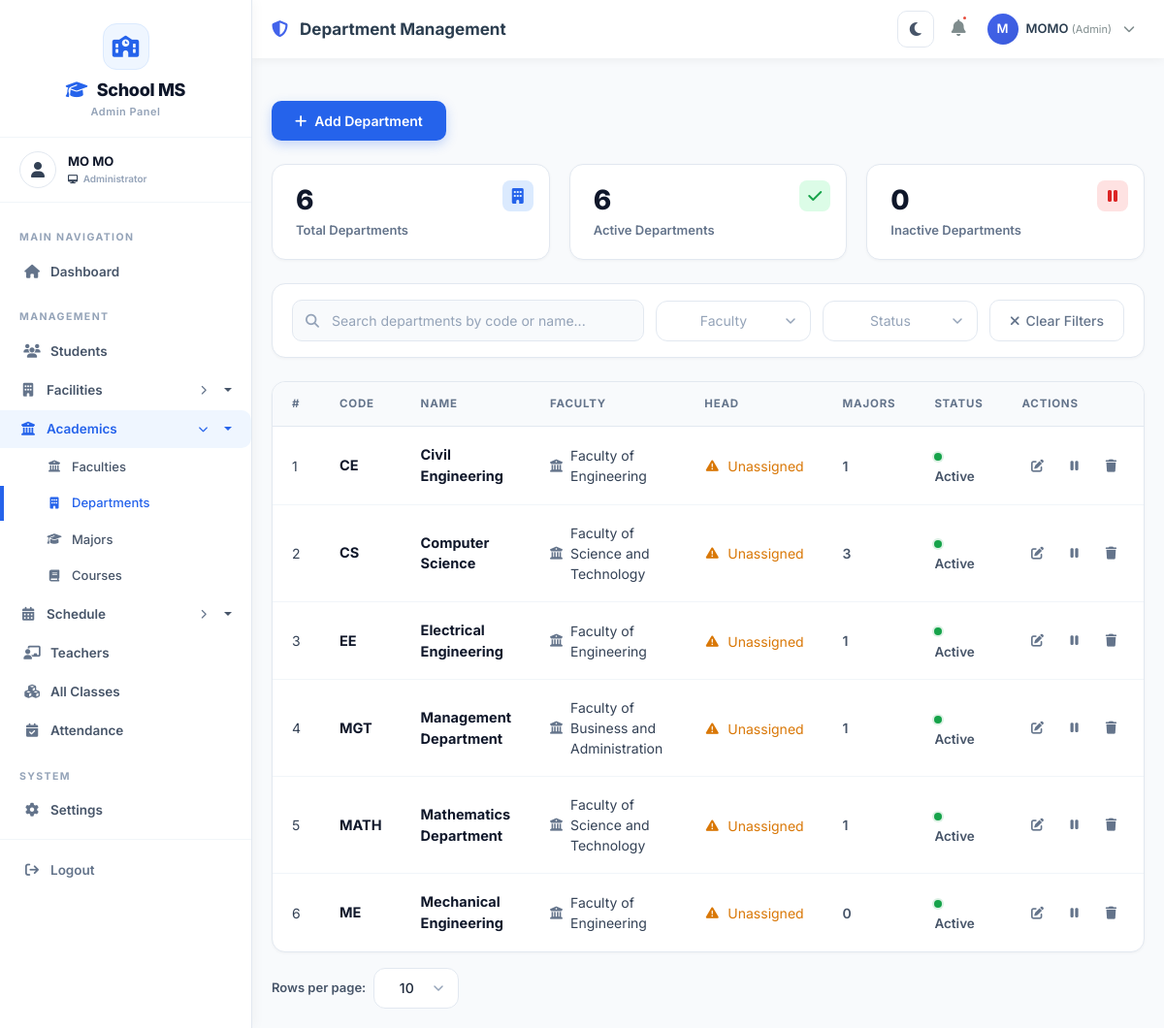
Before: /courses/departments/ (signed in) with the older database file.
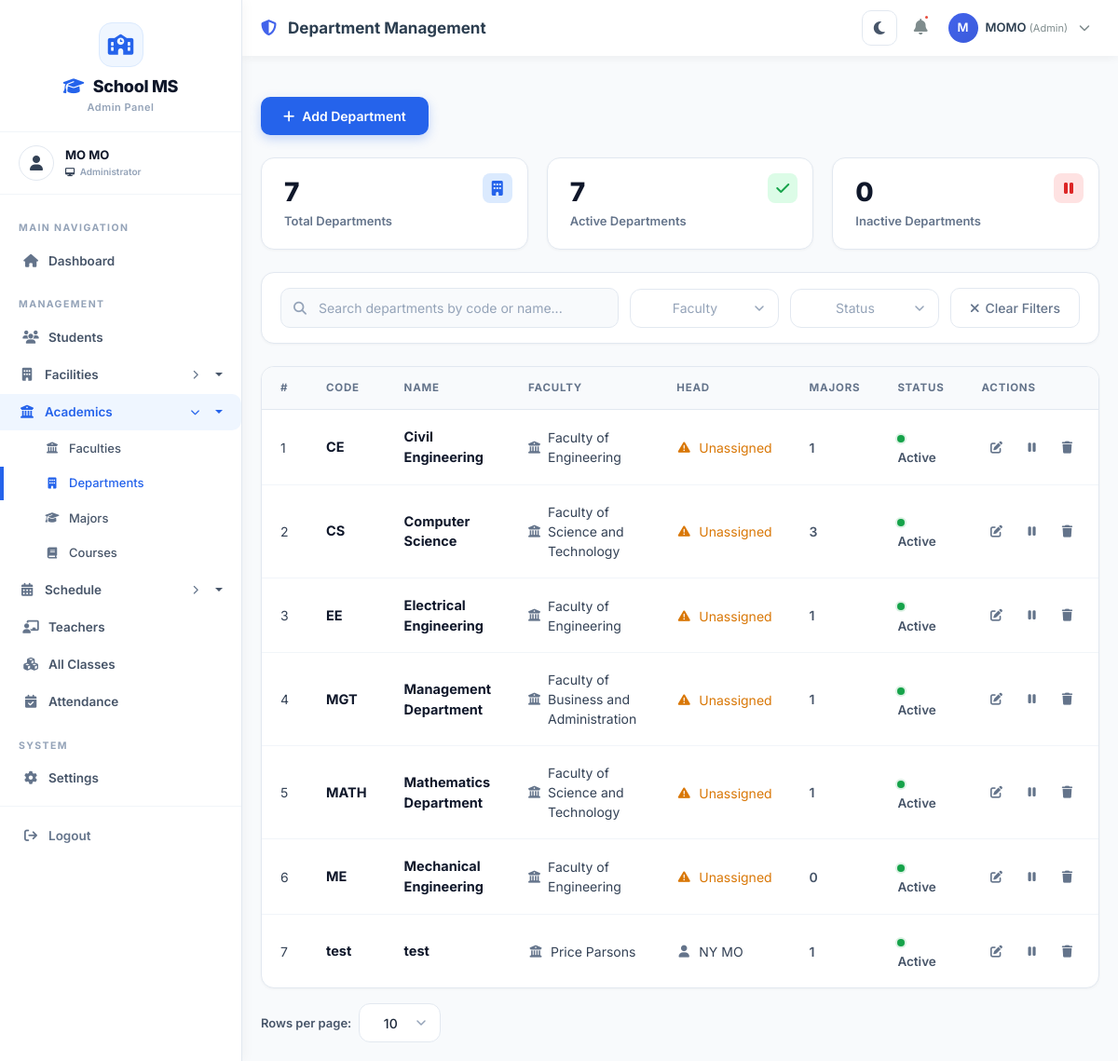
After: the same page with the newer database file.
### courses/models.py (models this page shows, shortened)
class Department(models.Model):
    name = models.CharField(max_length=200)
    code = models.CharField(max_length=20, unique=True)
    description = models.TextField(blank=True, null=True)
    faculty = models.ForeignKey(Faculty, on_delete=models.CASCADE, related_name='departments')
    head = models.ForeignKey(Teacher, on_delete=models.SET_NULL, null=True, blank=True, related_name='departments')
    is_active = models.BooleanField(default=True)
    created_at = models.DateTimeField(auto_now_add=True)
    updated_at = models.DateTimeField(auto_now=True)
    class Meta:
        ordering = ['name']

class Faculty(models.Model):
    name = models.CharField(max_length=200)
    code = models.CharField(max_length=20, unique=True)
    description = models.TextField(blank=True, null=True)
    dean = models.ForeignKey(Teacher, on_delete=models.SET_NULL, null=True, blank=True, related_name='faculties')
    is_active = models.BooleanField(default=True)
    created_at = models.DateTimeField(auto_now_add=True)
    updated_at = models.DateTimeField(auto_now=True)
    class Meta:
        verbose_name_plural = "Faculties"
        ordering = ['name']

### teachers/models.py (models this page shows, shortened)
class Teacher(models.Model):
    GENDER_CHOICES = [
        ('M', 'Male'),
        ('F', 'Female'),
        ('O', 'Other')
    ]
    POSITION_CHOICES = [
        ('dean', '👑 Dean'),
        ('associate_dean', 'Associate Dean'),
        ('department_head', 'Department Head'),
        ('professor', 'Professor'),
        ('associate_professor', 'Associate Professor'),
        ('assistant_professor', 'Assistant Professor'),
        ('lecturer', 'Lecturer'),
        ('instructor', 'Instructor'),
        ('teaching_assistant', 'Teaching Assistant'),
    ]
    user = models.OneToOneField(User, on_delete=models.CASCADE, related_name='teacher_profile', null=True, blank=True)
    teacher_id = models.CharField(max_length=20, unique=True)
    first_name = models.CharField(max_length=100)
    last_name = models.CharField(max_length=100)
    date_of_birth = models.DateField()
    gender = models.CharField(max_length=10, choices=GENDER_CHOICES)
    phone = models.CharField(max_length=15)
    email = models.EmailField()
    address = models.TextField(blank=True, null=True)
    profile_picture = models.ImageField(upload_to='teachers/', blank=True, null=True)
    qualification = models.CharField(max_length=200, blank=True, null=True)
    specialization = models.CharField(max_length=200, blank=True, null=True)
    years_of_experience = models.IntegerField(default=0)
    position = models.CharField(
        max_length=50,
        choices=POSITION_CHOICES,
        default='lecturer',
        help_text="Current position/rank of the teacher"
    )
    hired_date = models.DateField(null=True, blank=True)
    is_active = models.BooleanField(default=True)
    created_at = models.DateTimeField(auto_now_add=True)
    updated_at = models.DateTimeField(auto_now=True)
    def get_full_name(self):
        return f"{self.first_name} {self.last_name}"
    class Meta:
        ordering = ['first_name', 'last_name']

### courses/views.py (the view, shortened to what this page needs)
# urls.py: path('departments/', views.department_list, name='department_list'),
@login_required
@admin_required
def department_list(request):
    departments = Department.objects.all()
    form = DepartmentSearchForm(request.GET or None)
    per_page = request.GET.get('per_page', '10')
    try:
        per_page = int(per_page)
    except (TypeError, ValueError):
        per_page = 10
    if per_page not in (5, 10, 20):
        per_page = 10
    paginator = Paginator(departments, per_page)
    page = request.GET.get('page')
    departments_page = paginator.get_page(page)
    context = {
        'departments': departments_page,
        'per_page': per_page,
        'form': form,
        'faculties': Faculty.objects.filter(is_active=True).order_by('name'),
        'total': Department.objects.count(),
        'active': Department.objects.filter(is_active=True).count(),
        'inactive': Department.objects.filter(is_active=False).count(),
    }
    return render(request, 'Backend/admin/department/department_list.html', context)

### courses/forms.py
class DepartmentSearchForm(forms.Form):
    search = forms.CharField(
        required=False,
        widget=forms.TextInput(attrs={'class': 'form-control', 'placeholder': 'Search by name or code...'})
    )
    faculty = forms.ModelChoiceField(
        queryset=Faculty.objects.filter(is_active=True),
        required=False,
        widget=forms.Select(attrs={'class': 'form-control'}),
        empty_label='All Faculties'
    )
    status = forms.ChoiceField(
        choices=[('', 'All Status'), ('active', 'Active'), ('inactive', 'Inactive')],
        required=False,
        widget=forms.Select(attrs={'class': 'form-control'})
    )

### classes/context_processors.py (called while the page is built)
def sidebar_counts(request):
    return {
        'total_buildings': Building.objects.filter(is_active=True).count(),
        'total_floors': Floor.objects.filter(is_active=True).count(),
        'total_rooms': Room.objects.filter(is_active=True).count(),
        'total_terms': Term.objects.filter(is_active=True).count(),
        'total_timeslots': TimeSlot.objects.filter(is_active=True).count(),
    }

### templates/Backend/admin/department/department_list.html (shortened to what the changed rows need)
{% extends 'Backend/layouts/admin_layout.html' %}
{% load static %}
{% block content %}
<div class="kpi-grid">
    <div class="kpi-card">
        <div class="kpi-badge blue">
            <i class="fas fa-building"></i>
        </div>
        <div class="kpi-number" id="totalCount">{{ total|default:0 }}</div>
        <div class="kpi-label">Total Departments</div>
    </div>
    <div class="kpi-card">
        <div class="kpi-badge green">
            <i class="fas fa-check"></i>
        </div>
        <div class="kpi-number" id="activeCount">{{ active|default:0 }}</div>
        <div class="kpi-label">Active Departments</div>
    </div>
</div>
<div class="table-container">
    <div class="table-responsive">
        <table class="data-table">
            <thead>
                <tr>
                    <th style="width: 50px;">#</th>
                    <th>Code</th>
                    <th>Name</th>
                    <th>Faculty</th>
                    <th>Head</th>
                    <th>Majors</th>
                    <th>Status</th>
                    <th style="width: 120px;">Actions</th>
                </tr>
            </thead>
            <tbody id="tableBody">
                {% for dept in departments %}
                <tr class="department-row" data-code="{{ dept.code|lower }}" data-name="{{ dept.name|lower }}"
                    data-faculty="{{ dept.faculty.id }}"
                    data-status="{% if dept.is_active %}active{% else %}inactive{% endif %}">
                    <td>{{ forloop.counter }}</td>
                    <td>
                        <span class="row-title">{{ dept.code }}</span>
                    </td>
                    <td>
                        <span class="row-title">{{ dept.name }}</span>
                    </td>
                    <td>
                        <span class="icon-text"><i class="fas fa-university"></i> {{ dept.faculty.name }}</span>
                    </td>
                    <td>
                        {% if dept.head %}
                        <span class="icon-text"><i class="fas fa-user"></i> {{ dept.head.get_full_name }}</span>
                        {% else %}
                        <span class="icon-text unassigned"><i class="fas fa-exclamation-triangle"></i> Unassigned</span>
                        {% endif %}
                    </td>
                    <td>
                        <span style="font-weight: 600; color: #475569;">{{ dept.majors.count }}</span>
                    </td>
                    <td>
                        <span class="status-text">
                            <span class="status-dot {% if dept.is_active %}active{% else %}inactive{% endif %}"></span>
                            {% if dept.is_active %}Active{% else %}Inactive{% endif %}
                        </span>
                    </td>
                    <td>
                        <div class="action-icons">
                            <a href="{% url 'courses:department_edit' dept.pk %}" class="action-icon edit" title="Edit" data-bs-toggle="tooltip">
                                <i class="fas fa-edit"></i>
                            </a>
                            <a href="{% url 'courses:department_toggle_status' dept.pk %}" class="action-icon toggle" title="Toggle Status" data-bs-toggle="tooltip" onclick="return confirm('Are you sure?')">
                                <i class="fas {% if dept.is_active %}fa-pause{% else %}fa-play{% endif %}"></i>
                            </a>
                            <a href="{% url 'courses:department_delete' dept.pk %}" class="action-icon delete" title="Delete" data-bs-toggle="tooltip" onclick="return confirm('Are you sure you want to delete this department?')">
                                <i class="fas fa-trash"></i>
                            </a>
                        </div>
                    </td>
                </tr>
                {% endfor %}
            </tbody>
        </table>
    </div>
</div>
{% endblock %}

Changed rows visible on the page:
added Department: code "test", name "test", faculty.name "Price Parsons", head.get_full_name "NY MO", majors.count "1", is_active True (drawn)
Other visible differences:
{{ total|default:0 }}: "6" → "7"
{{ active|default:0 }}: "6" → "7"
